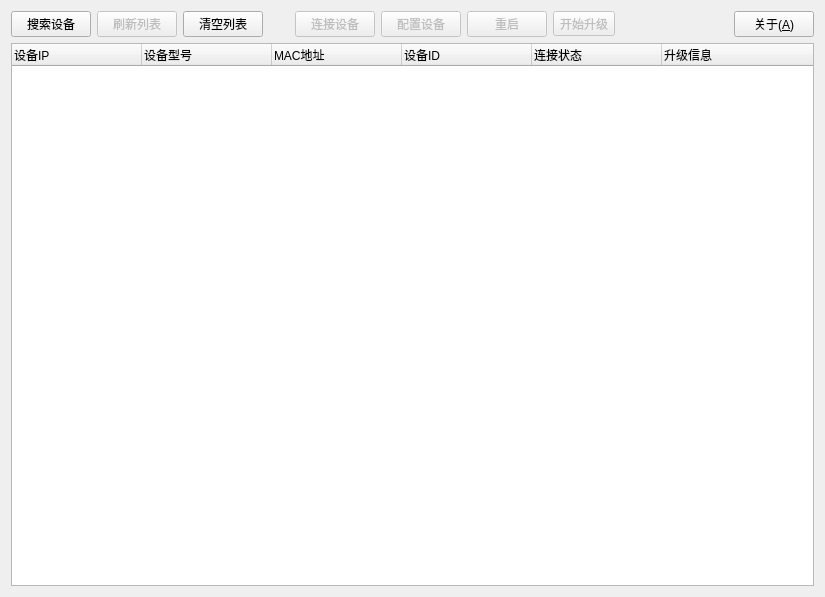
<?xml version="1.0" encoding="UTF-8"?>
<ui version="4.0">
 <class>Widget</class>
 <widget class="QWidget" name="Widget">
  <property name="geometry">
   <rect>
    <x>0</x>
    <y>0</y>
    <width>825</width>
    <height>597</height>
   </rect>
  </property>
  <property name="windowTitle">
   <string>设备工具箱</string>
  </property>
  <property name="windowIcon">
   <iconset>
    <normaloff>:/Icon/Icon/DeviceToolbox.ico</normaloff>:/Icon/Icon/DeviceToolbox.ico</iconset>
  </property>
  <layout class="QGridLayout" name="gridLayout">
   <item row="0" column="9" colspan="2">
    <widget class="QPushButton" name="aboutButton">
     <property name="text">
      <string>关于(&amp;A)</string>
     </property>
    </widget>
   </item>
   <item row="0" column="4">
    <widget class="QPushButton" name="connectButton">
     <property name="enabled">
      <bool>false</bool>
     </property>
     <property name="text">
      <string>连接设备</string>
     </property>
    </widget>
   </item>
   <item row="0" column="1">
    <widget class="QPushButton" name="refreshButton">
     <property name="enabled">
      <bool>false</bool>
     </property>
     <property name="text">
      <string>刷新列表</string>
     </property>
    </widget>
   </item>
   <item row="0" column="2">
    <widget class="QPushButton" name="clearButton">
     <property name="text">
      <string>清空列表</string>
     </property>
    </widget>
   </item>
   <item row="0" column="3">
    <spacer name="horizontalSpacer_2">
     <property name="orientation">
      <enum>Qt::Horizontal</enum>
     </property>
     <property name="sizeType">
      <enum>QSizePolicy::Minimum</enum>
     </property>
     <property name="sizeHint" stdset="0">
      <size>
       <width>20</width>
       <height>20</height>
      </size>
     </property>
    </spacer>
   </item>
   <item row="0" column="7">
    <widget class="QToolButton" name="upgrade">
     <property name="enabled">
      <bool>false</bool>
     </property>
     <property name="text">
      <string>开始升级</string>
     </property>
    </widget>
   </item>
   <item row="0" column="0">
    <widget class="QPushButton" name="findAndStopButton">
     <property name="text">
      <string>搜索设备</string>
     </property>
    </widget>
   </item>
   <item row="0" column="5">
    <widget class="QPushButton" name="configButton">
     <property name="enabled">
      <bool>false</bool>
     </property>
     <property name="text">
      <string>配置设备</string>
     </property>
    </widget>
   </item>
   <item row="0" column="6">
    <widget class="QPushButton" name="restartButton">
     <property name="enabled">
      <bool>false</bool>
     </property>
     <property name="text">
      <string>重启</string>
     </property>
    </widget>
   </item>
   <item row="1" column="0" colspan="11">
    <widget class="QTreeWidget" name="treeWidget">
     <property name="alternatingRowColors">
      <bool>false</bool>
     </property>
     <property name="selectionMode">
      <enum>QAbstractItemView::ContiguousSelection</enum>
     </property>
     <property name="textElideMode">
      <enum>Qt::ElideRight</enum>
     </property>
     <attribute name="headerCascadingSectionResizes">
      <bool>false</bool>
     </attribute>
     <attribute name="headerDefaultSectionSize">
      <number>130</number>
     </attribute>
     <attribute name="headerHighlightSections">
      <bool>false</bool>
     </attribute>
     <attribute name="headerShowSortIndicator" stdset="0">
      <bool>false</bool>
     </attribute>
     <attribute name="headerStretchLastSection">
      <bool>true</bool>
     </attribute>
     <column>
      <property name="text">
       <string>设备IP</string>
      </property>
     </column>
     <column>
      <property name="text">
       <string>设备型号</string>
      </property>
     </column>
     <column>
      <property name="text">
       <string>MAC地址</string>
      </property>
     </column>
     <column>
      <property name="text">
       <string>设备ID</string>
      </property>
     </column>
     <column>
      <property name="text">
       <string>连接状态</string>
      </property>
     </column>
     <column>
      <property name="text">
       <string>升级信息</string>
      </property>
     </column>
    </widget>
   </item>
   <item row="0" column="8">
    <spacer name="horizontalSpacer_3">
     <property name="orientation">
      <enum>Qt::Horizontal</enum>
     </property>
     <property name="sizeHint" stdset="0">
      <size>
       <width>40</width>
       <height>20</height>
      </size>
     </property>
    </spacer>
   </item>
  </layout>
 </widget>
 <layoutdefault spacing="6" margin="11"/>
 <tabstops>
  <tabstop>findAndStopButton</tabstop>
  <tabstop>refreshButton</tabstop>
  <tabstop>clearButton</tabstop>
  <tabstop>connectButton</tabstop>
  <tabstop>configButton</tabstop>
  <tabstop>restartButton</tabstop>
  <tabstop>treeWidget</tabstop>
 </tabstops>
 <resources/>
 <connections/>
</ui>
